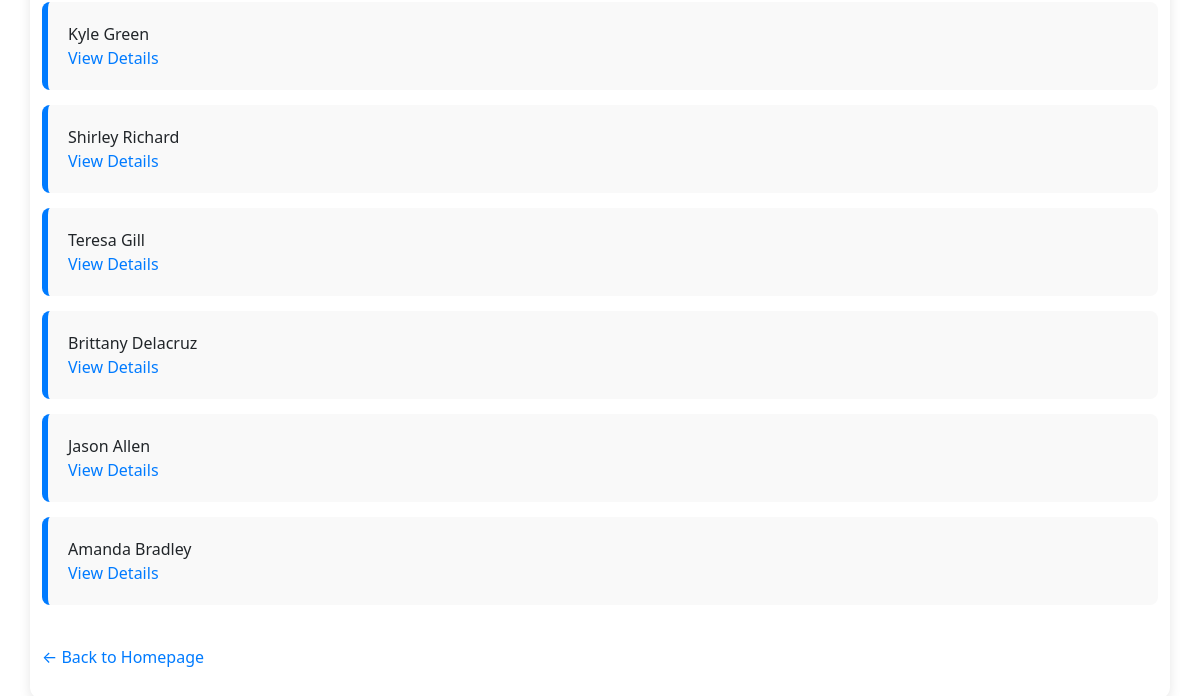
The page /customers (lower part) on the database as committed earlier.
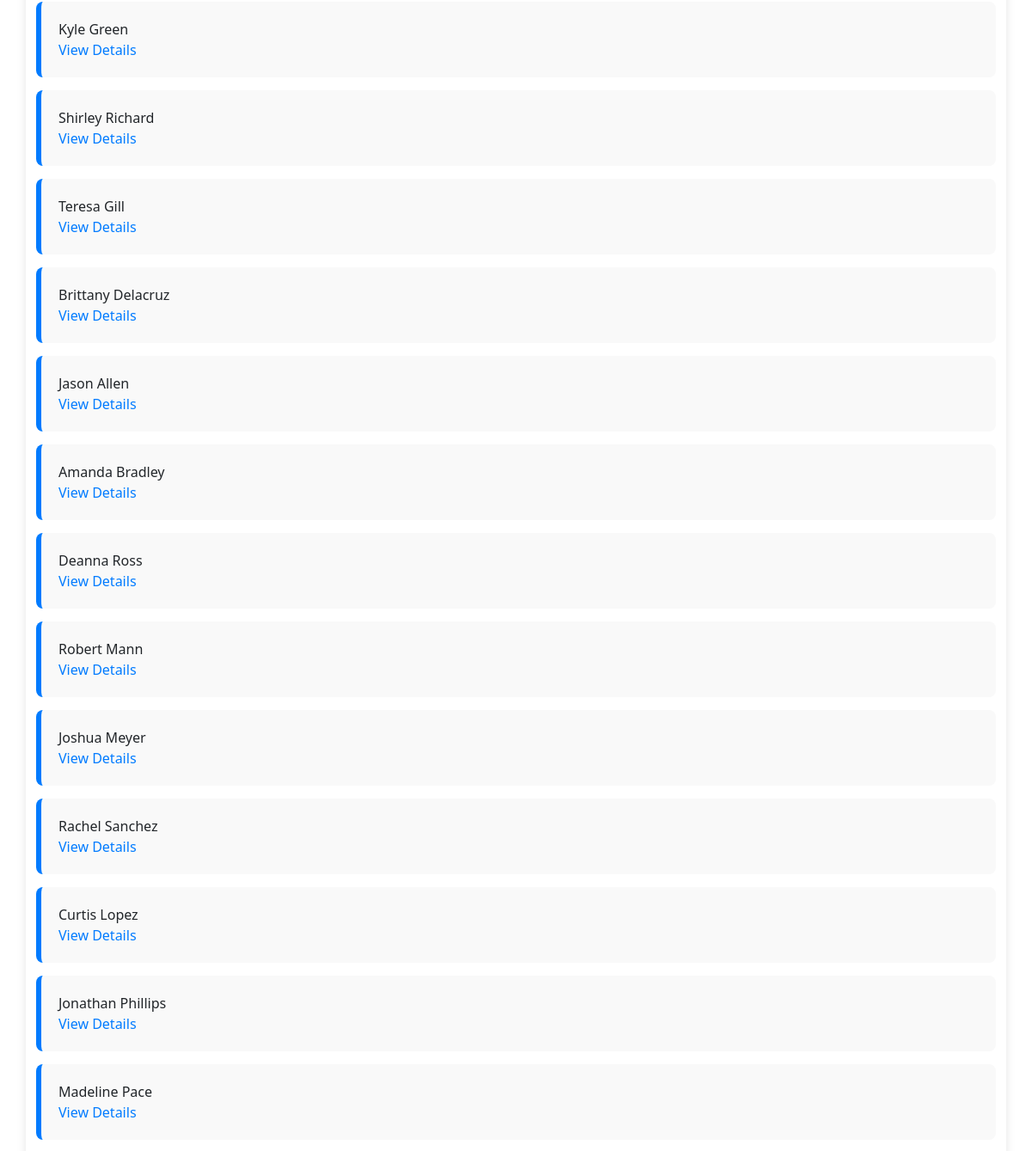
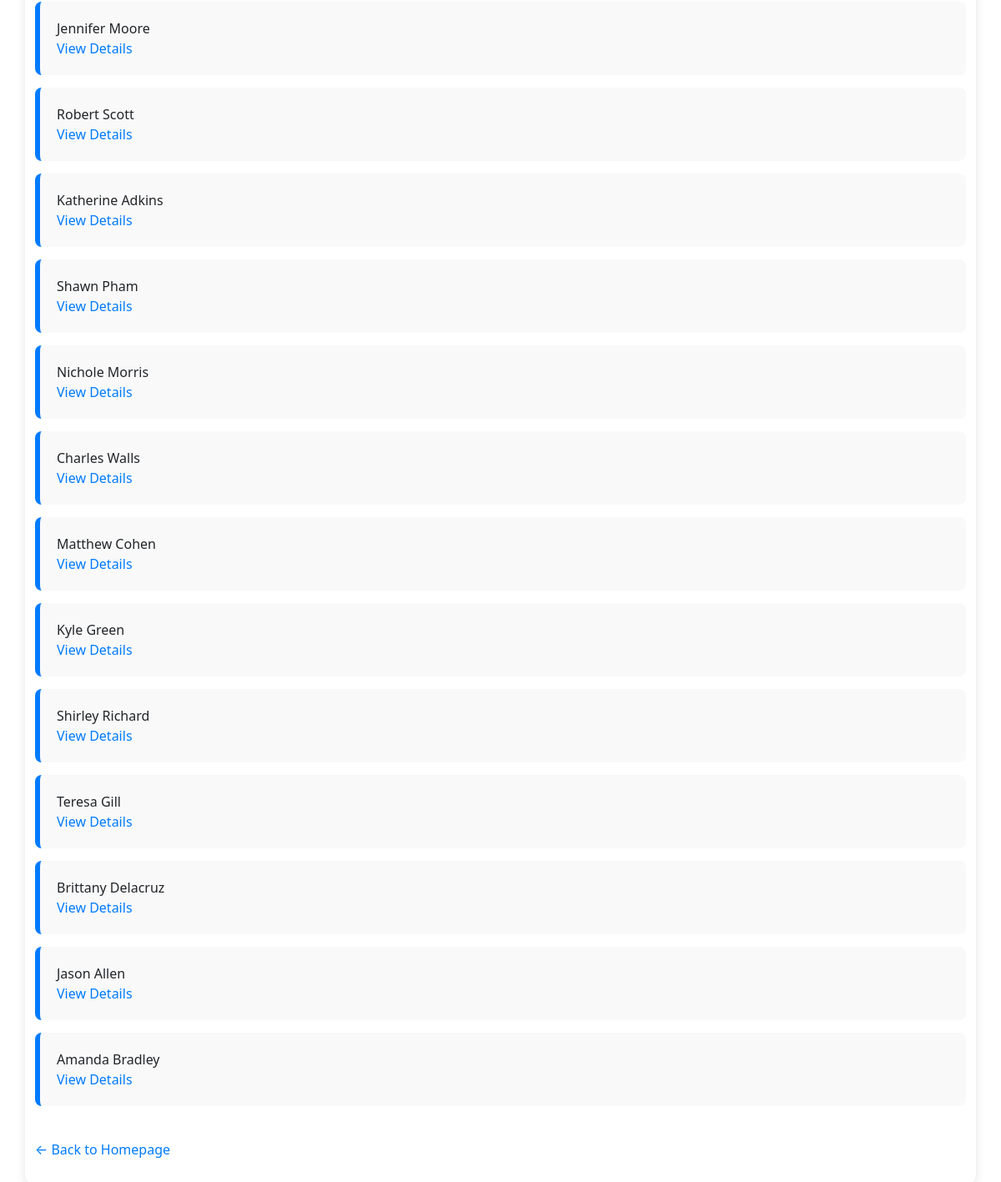
The same page on the database as committed later (2 pictures, top to bottom).
### models/customer.py (models this page shows, shortened)
class Customer(db.Model):
    __tablename__ = "customers"
    id = mapped_column(Integer, primary_key=True, autoincrement=True)
    name = mapped_column(String)
    phone = mapped_column(String,unique=True)
    order = relationship("Order", back_populates="customer")

### app.py (the view)
@app.route("/customers")
def show_customers():
    customers = db.session.execute(db.select(Customer)).scalars()
    return render_template("customers.html", data = customers )

### templates/customers.html (shortened to what this page needs)
{% extends "base.html" %}
{% block content %}
    <ul class="customers-list">
        {% for customer in data %}
        <li>
            <div class="customer-info">
                <span class="customer-name">{{ customer.name }}</span>
            </div>
            <a class="customer-link" href="{{ url_for('customer_detail', id=customer.id) }}">
                View Details
            </a>
        </li>
        {% endfor %}
    </ul>
    <br>
    <a class="customer-link" href="{{ url_for('home') }}">← Back to Homepage</a>
{% endblock %}

Rows that differ between the two databases and show on the page:
added Customer: name "Deanna Ross"
added Customer: name "Robert Mann"
added Customer: name "Joshua Meyer"
added Customer: name "Rachel Sanchez"
added Customer: name "Curtis Lopez"
added Customer: name "Jonathan Phillips"
added Customer: name "Madeline Pace"
added Customer: name "Jennifer Moore"
added Customer: name "Robert Scott"
added Customer: name "Katherine Adkins"
added Customer: name "Shawn Pham"
added Customer: name "Nichole Morris"
added Customer: name "Charles Walls"
added Customer: name "Matthew Cohen"
added Customer: name "Kyle Green"
added Customer: name "Shirley Richard"
added Customer: name "Teresa Gill"
added Customer: name "Brittany Delacruz"
added Customer: name "Jason Allen"
added Customer: name "Amanda Bradley"
